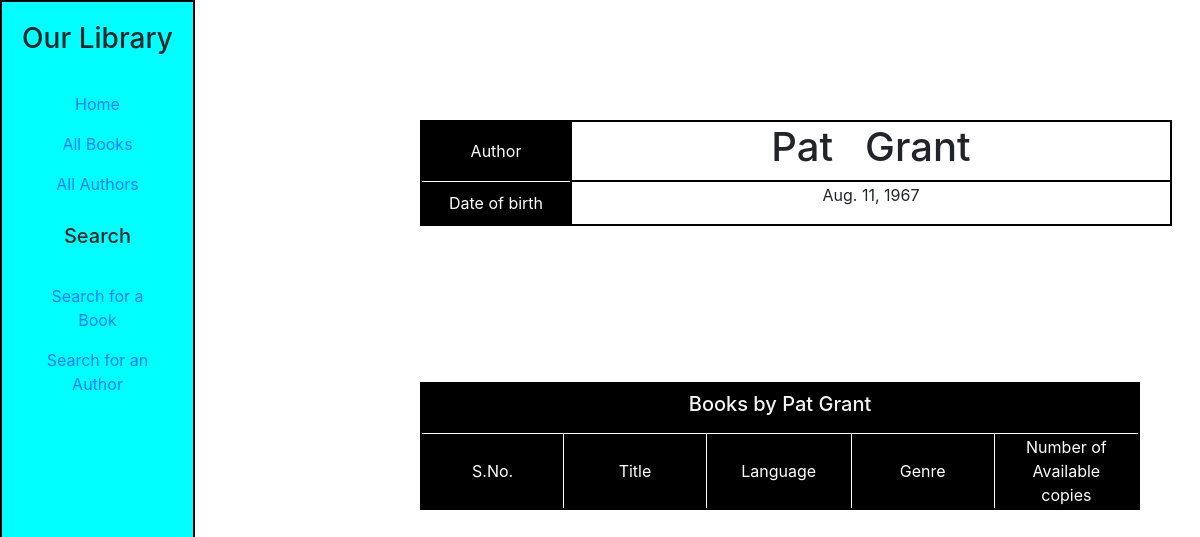
/catalog/authors/author/55, run on an earlier commit of the app's database.
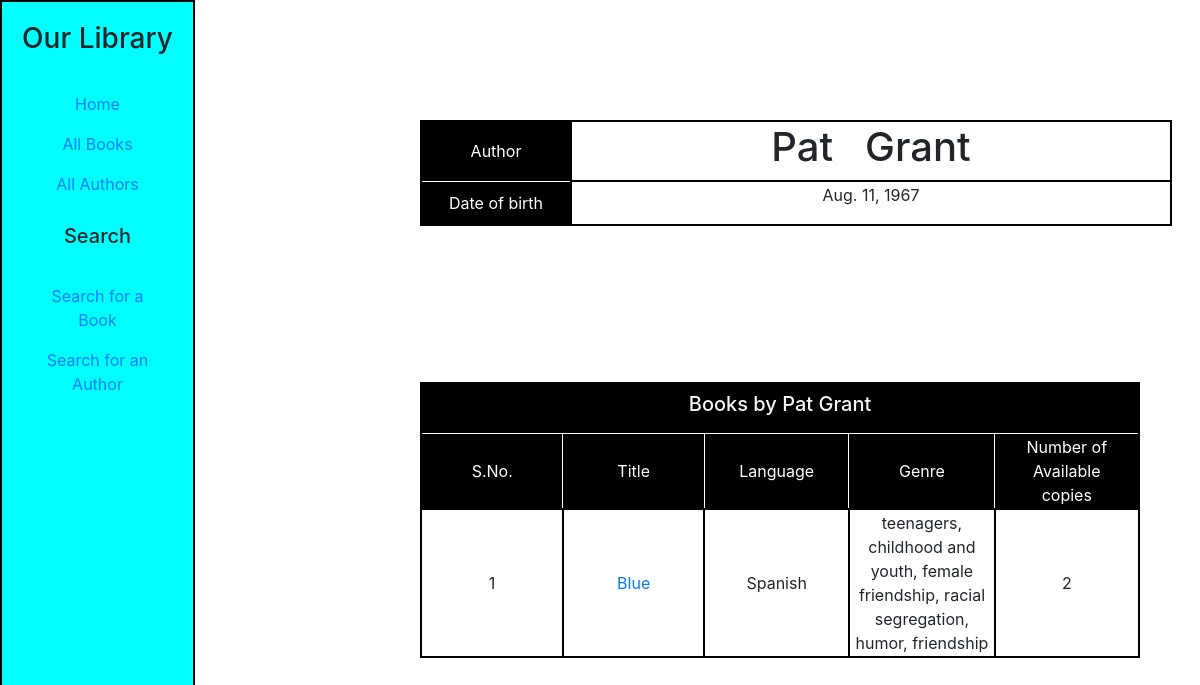
And on a later commit of the database.
### catalog/models.py (models this page shows, shortened)
class Author(models.Model):
    first_name = models.CharField(max_length=100)
    last_name = models.CharField(max_length=100)
    date_of_birth = models.DateField(null=True, blank=True)
    date_of_death = models.DateField('Died', null=True, blank=True)
    class Meta:
        ordering=['first_name','last_name']

class Book(models.Model):
    title = models.CharField(max_length=200, help_text="Enter a book title")
    summary = models.TextField(max_length=1000, help_text="Enter a brief summary of the book")
    isbn = models.CharField(verbose_name="ISBN", max_length=13, help_text="13 digit <a href='https://www.isbn-international.org/content/what-isbn'>ISBN Number</a>")
    author = models.ForeignKey('Author', on_delete=models.SET_NULL, null=True)
    language = models.ForeignKey('Language', on_delete=models.SET_NULL, null=True)
    genre = models.ManyToManyField(Genre, help_text="Select a Genre for this field")
    def display_genre(self):
        return ', '.join([genre.name for genre in self.genre.all()[:3]])
    display_genre.short_description = 'Genre'
    def get_available_copies(self):
        return BookInstance.objects.filter(book=self).filter(status='a')

class Language(models.Model):
    name = models.CharField(max_length=200, help_text="Enter a book's Natural language (e.g. Hindi, English, French, etc.)")
    def __str__(self):
        return self.name

class Genre(models.Model):
    name = models.CharField(max_length=200, help_text="Enter a book genre (e.g. Science Fiction)")
    def __str__(self):
        return self.name

### catalog/views.py (the view)
# urls.py: path('authors/author/<int:pk>', views.AuthorDetailView.as_view(), name='author-detail'),
class AuthorDetailView(generic.DetailView):
    model = Author

### catalog/templates/catalog/author_detail.html (shortened to what this page needs)
{% extends 'catalog/base.html' %}
{% load static %}
{% block css %}
<link rel="stylesheet" href="{% static 'catalog/css/author_detail.css' %}">
{% endblock %}
{% block content %}
<div class="container author-details-container">
    <table class="author-details">
        <thead>
            <td class="author-props">Author</td>
            <td class="author-info author-name">
                <h1>{{ author.first_name }} &nbsp; {{author.last_name}}</h1>
            </td>
        </thead>
        <tr>
            <td class="author-props">Date of birth</td>
            <td class="author-info">
                <p>{{ author.date_of_birth }}</p>
            </td>
        </tr>
    </table>
</div>
<div class="container author-books-container">
    <table class="author-books">
        <thead>
            <td class="author-books-title" colspan="5">
                <h5>
                    Books by {{ author.first_name }}&nbsp;{{ author.last_name }}
                </h5>
            </td>
        </thead>
        <thead>
            <td class="author-books-head">S.No.</td>
            <td class="author-books-head">Title</td>
            <td class="author-books-head">Language</td>
            <td class="author-books-head">Genre</td>
            <td class="author-books-head">Number of <br> Available <br> copies</td>
        </thead>
        {% for book in author.book_set.all %}
        <tr class="author-book-row">
            <td class="author-book-sno">{{ forloop.counter }}</td>
            <td class="author-book-title"><a href="{% url 'book-detail' book.pk %}"> {{ book.title  }}</a></td>
            <td class="author-book-language">{{ book.language }}</td>
            <td class="author-book-genre">{{ book.genre.all|join:", " }}</td>
            <td class="author-book-available-copies">{{ book.get_available_copies|length}}</td>
        </tr>
        {% endfor %}
    </table>
</div>
{% endblock %}

### catalog/templates/catalog/base.html (shortened to what this page needs)
<!doctype html>
<html lang="en">
  <head>
    <link rel="stylesheet" href="https://stackpath.bootstrapcdn.com/bootstrap/4.5.0/css/bootstrap.min.css">
    {% load static %}
    <link rel="stylesheet" href="{% static 'catalog/css/base.css' %}">
    {% block css %} {% endblock %}
</head>
  <body>
    <div class="container-fluid">
        <div class="row">
            <div class="side-nav-bar col-sm-2 col-lg-2">
                {% block sidebar %}
                    <div class="side-bar-title">
                        <h3>Our Library</h3>
                    </div>
                    <div class="side-bar-content">
                        <ul class="nav flex-column">
                            <li class="nav-item">
                            <a class="nav-link" href="{% url 'index' %}">Home</a>
                            </li>
                            <li class="nav-item">
                            <a class="nav-link" href="{% url 'book-list' %}">All Books</a>
                            </li>
                            <li class="nav-item">
                            <a class="nav-link" href="{% url 'author-list' %}">All Authors</a>
                            </li>
                        </ul>
                    </div>
                    <div class="side-bar-title">
                        <h5>Search</h5>
                    </div>
                    <div class="side-bar-content">
                        <ul class="nav flex-column">
                            <li class="nav-item">
                            <a class="nav-link" href="{% url 'book-search' %}">Search for a Book</a>
                            </li>
                            <li class="nav-item">
                            <a class="nav-link" href="{% url 'author-search' %}">Search for an Author</a>
                            </li>
                        </ul>
                    </div>
                {% endblock %}
            </div>
            <div class="col-sm-2 col-lg-2"></div>
            <div class="main-content col-sm-8 col-lg-8">
                {% block content %} {% endblock %}
            </div>
        </div>
    </div>
  </body>
</html>

### catalog/static/catalog/css/base.css (style rules this page uses)
html,body,div.container-fluid,div.row { height: 100%; }
.side-nav-bar { background-color: aqua; border: 2px solid black; min-height: 100%; }
.side-bar-title { margin-top: 20px; box-shadow: black; }
.side-bar-content { margin-top: 20px; }
div.main-content { margin-top: 20px; margin-bottom: 20px; display: inline-block; text-align: center; }
div { display: inline-block; width: inherit; text-align: center; }

### catalog/static/catalog/css/author_detail.css (style rules this page uses)
table.author-details, table.author-books, div.author-details-container { margin: 50px 0px 50px 0px; }
table.author-details, table.author-books, td { text-align: center; border: 2px solid black; }
td.author-props, td.author-books-head { border: 1px solid white; background-color: black; color: white; }
td.author-info { min-width: 600px; width: max-content; }
td.author-props { width: max-content; min-width: 150px; }
td.author-books-head { width: 150px; }
td.author-books-title { height: 50px; background-color: black; color: whitesmoke; border-bottom: 1px solid white; }

What changed in the data, as far as the page shows it:
added Book: title "Blue", language "Spanish", genre.all "teenagers, childhood and youth, female friendship, racial segregation, humor, friendship", get_available_copies|length "2"
